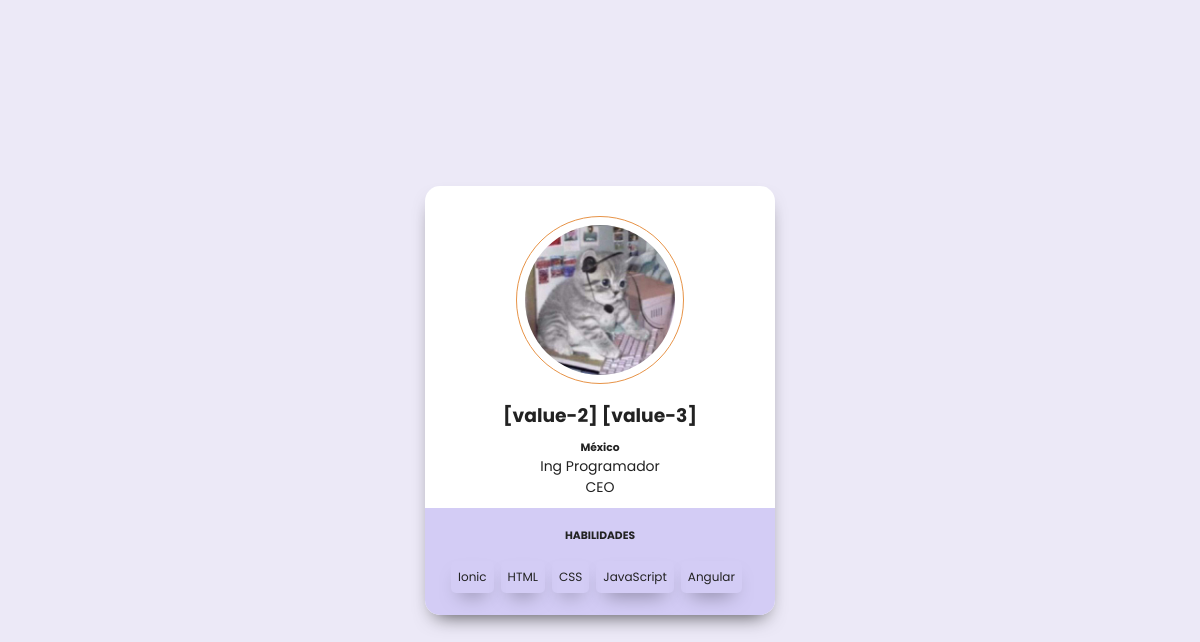
Screenshot of /html/Employees.php?id=[value-2][v] with the database file from the repository.
### tables this page shows
CREATE TABLE `usuarios` (
  `ID_usuario` int(11) NOT NULL,
  `nombre` varchar(90) NOT NULL,
  `apellidos` varchar(90) NOT NULL,
  `cargo` varchar(80) NOT NULL,
  `celular` varchar(11) NOT NULL,
  `correo` varchar(80) NOT NULL,
  `clave` varchar(90) NOT NULL,
  `foto` varchar(90) NOT NULL,
  `qr` varchar(90) NOT NULL,
  `usuario` varchar(90) NOT NULL
);

### html/Employees.php (the view, shortened to what this page needs)
<?php
$con=conectar();
$id=$_GET['id'];
$sql="SELECT * FROM usuarios WHERE usuario='$id'";
$query=mysqli_query($con,$sql);
?>
<!DOCTYPE html>
<html lang="en">
<head>
    <link rel="stylesheet" href="https://unpkg.com/boxicons@latest/css/boxicons.min.css">
    <link rel="stylesheet" href="../css/style.css">
</head>
<body class="employees__body">
<?php
                                          while($row=mysqli_fetch_array($query)){
                                  ?>
    <div class="card-container">
        <img src="../img/usuarios/<?php  echo $row['foto']?>" alt="user" class="round">
        <h3 class="card-name"><?php echo $row['nombre']." ".$row['apellidos']?></h3>
        <h6 class="city">México</h6>
        <p class="job">Ing Programador<br>     <?php  echo $row['cargo'] ?></p>
        <div class="skills">
            <h6>Habilidades</h6>
            <ul>
                <li>Ionic</li>
                <li>HTML</li>
                <li>CSS</li>
                <li>JavaScript</li>
                <li>Angular</li>
            </ul>
        </div>
    </div>
    <?php } ?>
</body>
</html>

### css/style.css (style rules this page uses)
* { margin: 0; padding: 0; font-family: 'Poppins', sans-serif !important; list-style: none !important; text-decoration: none !important; }
.employees__body { background-color: rgb(236, 233, 247); font-family: 'Raleway', sans-serif; display: flex; align-items: center; justify-content: center; flex-direction: column; min-height: 100vh; margin: 0; }
.card-name { margin: 10px 0; }
.skills h6 { margin: 5px 0; text-transform: uppercase; text-align: center; margin-bottom: 17px; }
.job { font-size: 14px; line-height: 21px; }
.card-container img { width: 150px; height: 150px; }
.card-container { background-color: #fff; border-radius: 15px; box-shadow: 0px 10px 20px -10px rgba(0,0,0,0.75); color: rgb(34, 34, 34); padding-top: 30px; position: relative; width: 350px; max-width: 100%; text-align: center; }
.card-container .round { border: 1px solid rgb(231, 147, 71); border-radius: 50%; padding: 8px; }
.skills { background-color: rgb(211, 204, 245); text-align: left; padding: 15px; margin-top: 10px; border-bottom-left-radius: 15px; border-bottom-right-radius: 15px; }
.skills ul { list-style-type: none; margin: 0; padding: 0; display: flex; justify-content: center; align-items: center; }
.skills ul li { box-shadow: 0px 10px 20px -10px rgba(0,0,0,0.5); border-radius: 5px; display: inline-block; font-size: 12px; margin: 0 7px 7px 0; padding: 7px; }

### rows the page displays
usuarios: foto (picture), nombre "[value-2]", apellidos "[value-3]", cargo "CEO"
